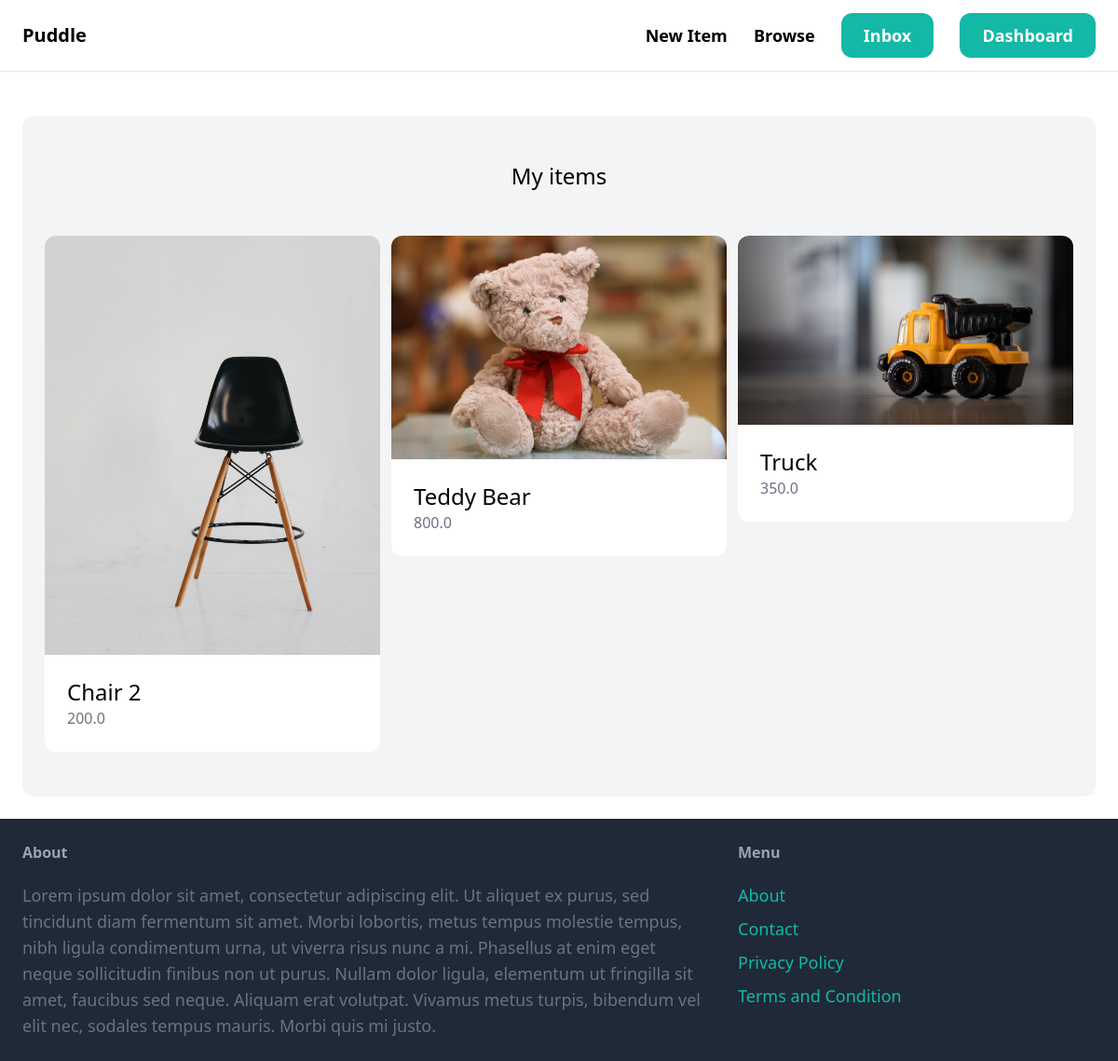
The app's page /dashboard/ (signed in) with its own data.
### item/models.py (models this page shows, shortened)
class Item(models.Model):
    category = models.ForeignKey(Category, related_name="items", on_delete=models.CASCADE)
    name = models.CharField(max_length=255)
    description = models.TextField(blank=True, null=True)
    price = models.FloatField()
    image = models.ImageField(upload_to="item_images", blank=True, null=True)
    is_sold = models.BooleanField(default=False)
    created_by = models.ForeignKey(User, related_name="items", on_delete=models.CASCADE)
    created_at = models.DateTimeField(auto_now_add=True)
    class Meta:
        verbose_name = "Item"
        verbose_name_plural = "Items"
        ordering = ('name',)

### dashboard/views.py (the view)
# urls.py: path("", views.index, name="index"),
@login_required
def index(request):
    items = Item.objects.filter(created_by=request.user)
    return render(request, 'dashboard/index.html', {
        'items': items
    })

### dashboard/templates/dashboard/index.html (shortened to what this page needs)
{% extends "core/base.html" %}
{% block content %}
    <div class="mt-6 px-6 py-12 bg-gray-100 rounded-xl">
        <h2 class="mb-12 text-2xl text-center">
            My items
        </h2>
        <div class="grid grid-cols-3 gap-3">
            {% for item in items %}
            <div>
                <a href="{% url 'item:detail' item.id %}">
                    <div>
                        <img src="{{ item.image.url }}" alt="{{ item.name }}" class=" rounded-t-xl">
                    </div>
                    <div class="p-6 bg-white rounded-b-xl">
                        <h2 class="text-2xl">{{ item.name }}</h2>
                        <p class="text-gray-500">{{ item.price }}</p>
                    </div>
                </a>
            </div>
            {% endfor %}
        </div>
    </div>
{% endblock %}

### records on screen
Item: image (picture), name "Chair 2", price "200.0"
Item: image (picture), name "Teddy Bear", price "800.0"
Item: image (picture), name "Truck", price "350.0"
